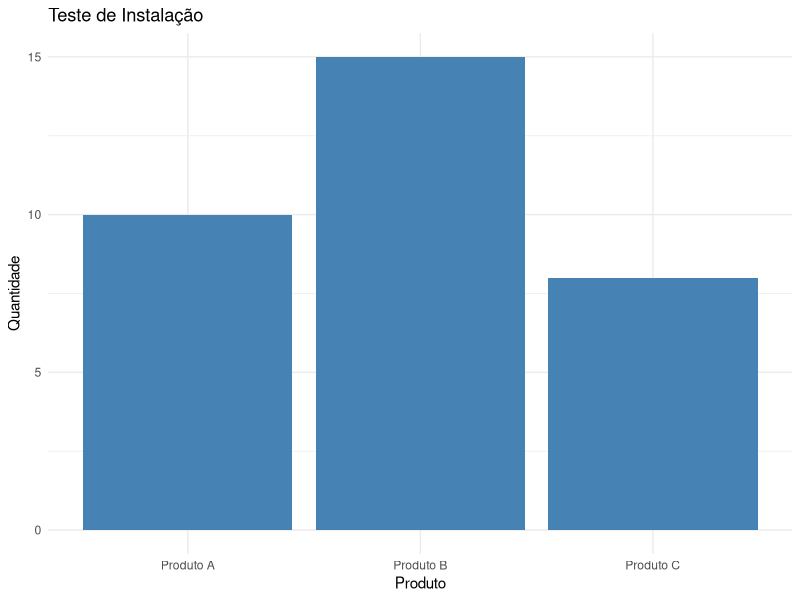

R code for this plot:
install_if_missing <- function(package_name) {
  if (!require(package_name, character.only = TRUE)) {
    cat(paste("Instalando pacote:", package_name, "\n"))
    install.packages(package_name, dependencies = TRUE)
    library(package_name, character.only = TRUE)
  } else {
    cat(paste("Pacote", package_name, "já está instalado.\n"))
  }
}

packages <- c("ggplot2", "dplyr", "scales")

cat("=== Instalação de Dependências do R para SellOut EasyTrack ===\n\n")

for (package in packages) {
  install_if_missing(package)
}

cat("\n=== Instalação Concluída! ===\n")
cat("Todos os pacotes necessários foram instalados com sucesso.\n")
cat("O sistema Java agora pode gerar gráficos usando R.\n\n")

cat("Realizando teste básico...\n")
test_data <- data.frame(
  produto = c("Produto A", "Produto B", "Produto C"),
  quantidade = c(10, 15, 8)
)

test_plot <- ggplot(test_data, aes(x = produto, y = quantidade)) +
  geom_bar(stat = "identity", fill = "steelblue") +
  labs(title = "Teste de Instalação", x = "Produto", y = "Quantidade") +
  theme_minimal()

ggsave("teste_instalacao.png", plot = test_plot, width = 8, height = 6, dpi = 300)

if (file.exists("teste_instalacao.png")) {
  cat(" Teste bem-sucedido! Arquivo 'teste_instalacao.png' foi criado.\n")
  file.remove("teste_instalacao.png")
  cat("Arquivo de teste removido.\n")
} else {
  cat(" Erro no teste. Verifique a instalação.\n")
}

cat("\n=== Pronto para uso! ===\n")